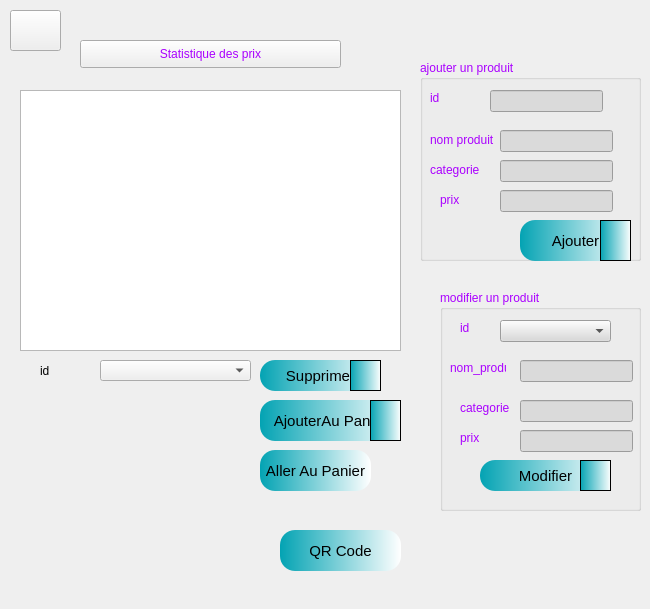
        <widget class="QWidget" name="tab_16">
         <attribute name="title">
          <string>produit</string>
         </attribute>
         <widget class="QComboBox" name="list_supp">
          <property name="geometry">
           <rect>
            <x>100</x>
            <y>360</y>
            <width>151</width>
            <height>21</height>
           </rect>
          </property>
         </widget>
         <widget class="QPushButton" name="supp">
          <property name="geometry">
           <rect>
            <x>260</x>
            <y>360</y>
            <width>121</width>
            <height>31</height>
           </rect>
          </property>
          <property name="styleSheet">
           <string notr="true">QPushButton{
	font-size: 15px;
	background: qlineargradient(spread:repeat, x1:0, y1:0, x2:1, y2:0, stop:0 rgba(3, 163, 179, 255), stop:1 rgba(255, 255, 255, 255));
	border-radius: 15px;
}

QPushButton:hover{
	font-size: 15px;
	background: BLUE;
	border-radius: 15px;
}</string>
          </property>
          <property name="text">
           <string>Supprimer</string>
          </property>
         </widget>
         <widget class="QLabel" name="label_33">
          <property name="geometry">
           <rect>
            <x>40</x>
            <y>360</y>
            <width>61</width>
            <height>21</height>
           </rect>
          </property>
          <property name="text">
           <string>id</string>
          </property>
         </widget>
         <widget class="QTableView" name="tabproduits">
          <property name="geometry">
           <rect>
            <x>20</x>
            <y>90</y>
            <width>381</width>
            <height>261</height>
           </rect>
          </property>
          <property name="styleSheet">
           <string notr="true"/>
          </property>
         </widget>
         <widget class="QPushButton" name="QRcode">
          <property name="geometry">
           <rect>
            <x>280</x>
            <y>530</y>
            <width>121</width>
            <height>41</height>
           </rect>
          </property>
          <property name="styleSheet">
           <string notr="true">QPushButton{
	font-size: 15px;
	background: qlineargradient(spread:repeat, x1:0, y1:0, x2:1, y2:0, stop:0 rgba(3, 163, 179, 255), stop:1 rgba(255, 255, 255, 255));
	border-radius: 15px;
}

QPushButton:hover{
	font-size: 15px;
	background: BLUE;
	border-radius: 15px;
}</string>
          </property>
          <property name="text">
           <string>QR Code</string>
          </property>
         </widget>
         <widget class="QLabel" name="qrlabel">
          <property name="enabled">
           <bool>true</bool>
          </property>
          <property name="geometry">
           <rect>
            <x>40</x>
            <y>400</y>
            <width>200</width>
            <height>200</height>
           </rect>
          </property>
          <property name="sizePolicy">
           <sizepolicy hsizetype="Fixed" vsizetype="Fixed">
            <horstretch>0</horstretch>
            <verstretch>0</verstretch>
           </sizepolicy>
          </property>
          <property name="minimumSize">
           <size>
            <width>200</width>
            <height>200</height>
           </size>
          </property>
          <property name="maximumSize">
           <size>
            <width>200</width>
            <height>200</height>
           </size>
          </property>
          <property name="text">
           <string/>
          </property>
         </widget>
         <widget class="QPushButton" name="statprix">
          <property name="geometry">
           <rect>
            <x>80</x>
            <y>40</y>
            <width>261</width>
            <height>28</height>
           </rect>
          </property>
          <property name="styleSheet">
           <string notr="true">color:#aa00ff;
font: 75 12pt &quot;MS Shell Dlg 2&quot;;</string>
          </property>
          <property name="text">
           <string>Statistique des prix</string>
          </property>
         </widget>
         <widget class="QGroupBox" name="groupBox_17">
          <property name="geometry">
           <rect>
            <x>420</x>
            <y>60</y>
            <width>221</width>
            <height>201</height>
           </rect>
          </property>
          <property name="palette">
           <palette>
            <active>
             <colorrole role="WindowText">
              <brush brushstyle="SolidPattern">
               <color alpha="255">
                <red>170</red>
                <green>0</green>
                <blue>255</blue>
               </color>
              </brush>
             </colorrole>
             <colorrole role="Button">
              <brush brushstyle="SolidPattern">
               <color alpha="255">
                <red>218</red>
                <green>218</green>
                <blue>218</blue>
               </color>
              </brush>
             </colorrole>
             <colorrole role="Base">
              <brush brushstyle="SolidPattern">
               <color alpha="255">
                <red>218</red>
                <green>218</green>
                <blue>218</blue>
               </color>
              </brush>
             </colorrole>
             <colorrole role="Window">
              <brush brushstyle="SolidPattern">
               <color alpha="255">
                <red>218</red>
                <green>218</green>
                <blue>218</blue>
               </color>
              </brush>
             </colorrole>
            </active>
            <inactive>
             <colorrole role="WindowText">
              <brush brushstyle="SolidPattern">
               <color alpha="255">
                <red>170</red>
                <green>0</green>
                <blue>255</blue>
               </color>
              </brush>
             </colorrole>
             <colorrole role="Button">
              <brush brushstyle="SolidPattern">
               <color alpha="255">
                <red>218</red>
                <green>218</green>
                <blue>218</blue>
               </color>
              </brush>
             </colorrole>
             <colorrole role="Base">
              <brush brushstyle="SolidPattern">
               <color alpha="255">
                <red>218</red>
                <green>218</green>
                <blue>218</blue>
               </color>
              </brush>
             </colorrole>
             <colorrole role="Window">
              <brush brushstyle="SolidPattern">
               <color alpha="255">
                <red>218</red>
                <green>218</green>
                <blue>218</blue>
               </color>
              </brush>
             </colorrole>
            </inactive>
            <disabled>
             <colorrole role="WindowText">
              <brush brushstyle="SolidPattern">
               <color alpha="255">
                <red>120</red>
                <green>120</green>
                <blue>120</blue>
               </color>
              </brush>
             </colorrole>
             <colorrole role="Button">
              <brush brushstyle="SolidPattern">
               <color alpha="255">
                <red>218</red>
                <green>218</green>
                <blue>218</blue>
               </color>
              </brush>
             </colorrole>
             <colorrole role="Base">
              <brush brushstyle="SolidPattern">
               <color alpha="255">
                <red>218</red>
                <green>218</green>
                <blue>218</blue>
               </color>
              </brush>
             </colorrole>
             <colorrole role="Window">
              <brush brushstyle="SolidPattern">
               <color alpha="255">
                <red>218</red>
                <green>218</green>
                <blue>218</blue>
               </color>
              </brush>
             </colorrole>
            </disabled>
           </palette>
          </property>
          <property name="title">
           <string>ajouter un produit</string>
          </property>
          <widget class="QLabel" name="label_34">
           <property name="geometry">
            <rect>
             <x>10</x>
             <y>30</y>
             <width>56</width>
             <height>16</height>
            </rect>
           </property>
           <property name="text">
            <string>id</string>
           </property>
          </widget>
          <widget class="QLabel" name="label_35">
           <property name="geometry">
            <rect>
             <x>10</x>
             <y>70</y>
             <width>71</width>
             <height>20</height>
            </rect>
           </property>
           <property name="text">
            <string>nom produit</string>
           </property>
          </widget>
          <widget class="QLabel" name="label_36">
           <property name="geometry">
            <rect>
             <x>10</x>
             <y>100</y>
             <width>61</width>
             <height>20</height>
            </rect>
           </property>
           <property name="text">
            <string>categorie</string>
           </property>
          </widget>
          <widget class="QLabel" name="label_37">
           <property name="geometry">
            <rect>
             <x>20</x>
             <y>130</y>
             <width>61</width>
             <height>20</height>
            </rect>
           </property>
           <property name="text">
            <string>prix</string>
           </property>
          </widget>
          <widget class="QLineEdit" name="id">
           <property name="geometry">
            <rect>
             <x>70</x>
             <y>30</y>
             <width>113</width>
             <height>22</height>
            </rect>
           </property>
          </widget>
          <widget class="QLineEdit" name="lenom_produit">
           <property name="geometry">
            <rect>
             <x>80</x>
             <y>70</y>
             <width>113</width>
             <height>22</height>
            </rect>
           </property>
          </widget>
          <widget class="QLineEdit" name="lecategorie">
           <property name="geometry">
            <rect>
             <x>80</x>
             <y>100</y>
             <width>113</width>
             <height>22</height>
            </rect>
           </property>
          </widget>
          <widget class="QLineEdit" name="leprix">
           <property name="geometry">
            <rect>
             <x>80</x>
             <y>130</y>
             <width>113</width>
             <height>22</height>
            </rect>
           </property>
          </widget>
          <widget class="QPushButton" name="pbajouter">
           <property name="geometry">
            <rect>
             <x>100</x>
             <y>160</y>
             <width>111</width>
             <height>41</height>
            </rect>
           </property>
           <property name="styleSheet">
            <string notr="true">QPushButton{
	font-size: 15px;
	background: qlineargradient(spread:repeat, x1:0, y1:0, x2:1, y2:0, stop:0 rgba(3, 163, 179, 255), stop:1 rgba(255, 255, 255, 255));
	border-radius: 15px;
}

QPushButton:hover{
	font-size: 15px;
	background: BLUE;
	border-radius: 15px;
}</string>
           </property>
           <property name="text">
            <string>Ajouter</string>
           </property>
          </widget>
          <widget class="QFrame" name="frame_48">
           <property name="geometry">
            <rect>
             <x>180</x>
             <y>160</y>
             <width>31</width>
             <height>41</height>
            </rect>
           </property>
           <property name="styleSheet">
            <string notr="true">background-color: qlineargradient(spread:repeat, x1:0, y1:0, x2:1, y2:0, stop:0 rgba(3, 163, 179, 255), stop:1 rgba(255, 255, 255, 255));
image: url(:/resource/plus (1).png);</string>
           </property>
           <property name="frameShape">
            <enum>QFrame::StyledPanel</enum>
           </property>
           <property name="frameShadow">
            <enum>QFrame::Raised</enum>
           </property>
          </widget>
         </widget>
         <widget class="QGroupBox" name="groupBox_18">
          <property name="geometry">
           <rect>
            <x>440</x>
            <y>290</y>
            <width>201</width>
            <height>221</height>
           </rect>
          </property>
          <property name="palette">
           <palette>
            <active>
             <colorrole role="WindowText">
              <brush brushstyle="SolidPattern">
               <color alpha="255">
                <red>170</red>
                <green>0</green>
                <blue>255</blue>
               </color>
              </brush>
             </colorrole>
             <colorrole role="Button">
              <brush brushstyle="SolidPattern">
               <color alpha="255">
                <red>218</red>
                <green>218</green>
                <blue>218</blue>
               </color>
              </brush>
             </colorrole>
             <colorrole role="Base">
              <brush brushstyle="SolidPattern">
               <color alpha="255">
                <red>218</red>
                <green>218</green>
                <blue>218</blue>
               </color>
              </brush>
             </colorrole>
             <colorrole role="Window">
              <brush brushstyle="SolidPattern">
               <color alpha="255">
                <red>218</red>
                <green>218</green>
                <blue>218</blue>
               </color>
              </brush>
             </colorrole>
            </active>
            <inactive>
             <colorrole role="WindowText">
              <brush brushstyle="SolidPattern">
               <color alpha="255">
                <red>170</red>
                <green>0</green>
                <blue>255</blue>
               </color>
              </brush>
             </colorrole>
             <colorrole role="Button">
              <brush brushstyle="SolidPattern">
               <color alpha="255">
                <red>218</red>
                <green>218</green>
                <blue>218</blue>
               </color>
              </brush>
             </colorrole>
             <colorrole role="Base">
              <brush brushstyle="SolidPattern">
               <color alpha="255">
                <red>218</red>
                <green>218</green>
                <blue>218</blue>
               </color>
              </brush>
             </colorrole>
             <colorrole role="Window">
              <brush brushstyle="SolidPattern">
               <color alpha="255">
                <red>218</red>
                <green>218</green>
                <blue>218</blue>
               </color>
              </brush>
             </colorrole>
            </inactive>
            <disabled>
             <colorrole role="WindowText">
              <brush brushstyle="SolidPattern">
               <color alpha="255">
                <red>120</red>
                <green>120</green>
                <blue>120</blue>
               </color>
              </brush>
             </colorrole>
             <colorrole role="Button">
              <brush brushstyle="SolidPattern">
               <color alpha="255">
                <red>218</red>
                <green>218</green>
                <blue>218</blue>
               </color>
              </brush>
             </colorrole>
             <colorrole role="Base">
              <brush brushstyle="SolidPattern">
               <color alpha="255">
                <red>218</red>
                <green>218</green>
                <blue>218</blue>
               </color>
              </brush>
             </colorrole>
             <colorrole role="Window">
              <brush brushstyle="SolidPattern">
               <color alpha="255">
                <red>218</red>
                <green>218</green>
                <blue>218</blue>
               </color>
              </brush>
             </colorrole>
            </disabled>
           </palette>
          </property>
          <property name="title">
           <string>modifier un produit</string>
          </property>
          <widget class="QLabel" name="label_38">
           <property name="geometry">
            <rect>
             <x>20</x>
             <y>30</y>
             <width>56</width>
             <height>16</height>
            </rect>
           </property>
           <property name="text">
            <string>id</string>
           </property>
          </widget>
          <widget class="QLabel" name="label_43">
           <property name="geometry">
            <rect>
             <x>10</x>
             <y>70</y>
             <width>56</width>
             <height>16</height>
            </rect>
           </property>
           <property name="text">
            <string>nom_produit</string>
           </property>
          </widget>
          <widget class="QLabel" name="label_44">
           <property name="geometry">
            <rect>
             <x>20</x>
             <y>110</y>
             <width>56</width>
             <height>16</height>
            </rect>
           </property>
           <property name="text">
            <string>categorie</string>
           </property>
          </widget>
          <widget class="QLabel" name="label_45">
           <property name="geometry">
            <rect>
             <x>20</x>
             <y>140</y>
             <width>56</width>
             <height>16</height>
            </rect>
           </property>
           <property name="text">
            <string>prix</string>
           </property>
          </widget>
          <widget class="QLineEdit" name="nommod">
           <property name="geometry">
            <rect>
             <x>80</x>
             <y>70</y>
             <width>113</width>
             <height>22</height>
            </rect>
           </property>
          </widget>
          <widget class="QLineEdit" name="categoriemod">
           <property name="geometry">
            <rect>
             <x>80</x>
             <y>110</y>
             <width>113</width>
             <height>22</height>
            </rect>
           </property>
          </widget>
          <widget class="QLineEdit" name="prixmod">
           <property name="geometry">
            <rect>
             <x>80</x>
             <y>140</y>
             <width>113</width>
             <height>22</height>
            </rect>
           </property>
          </widget>
          <widget class="QPushButton" name="modifierprod">
           <property name="geometry">
            <rect>
             <x>40</x>
             <y>170</y>
             <width>131</width>
             <height>31</height>
            </rect>
           </property>
           <property name="styleSheet">
            <string notr="true">QPushButton{
	font-size: 15px;
	background: qlineargradient(spread:repeat, x1:0, y1:0, x2:1, y2:0, stop:0 rgba(3, 163, 179, 255), stop:1 rgba(255, 255, 255, 255));
	border-radius: 15px;
}

QPushButton:hover{
	font-size: 15px;
	background: BLUE;
	border-radius: 15px;
}</string>
           </property>
           <property name="text">
            <string>Modifier</string>
           </property>
          </widget>
          <widget class="QComboBox" name="idmod">
           <property name="geometry">
            <rect>
             <x>60</x>
             <y>30</y>
             <width>111</width>
             <height>22</height>
            </rect>
           </property>
          </widget>
          <widget class="QFrame" name="frame_50">
           <property name="geometry">
            <rect>
             <x>140</x>
             <y>170</y>
             <width>31</width>
             <height>31</height>
            </rect>
           </property>
           <property name="styleSheet">
            <string notr="true">background-color: qlineargradient(spread:repeat, x1:0, y1:0, x2:1, y2:0, stop:0 rgba(3, 163, 179, 255), stop:1 rgba(255, 255, 255, 255));
image: url(:/resource/edit .png);</string>
           </property>
           <property name="frameShape">
            <enum>QFrame::StyledPanel</enum>
           </property>
           <property name="frameShadow">
            <enum>QFrame::Raised</enum>
           </property>
          </widget>
         </widget>
         <widget class="QPushButton" name="retour2fp">
          <property name="geometry">
           <rect>
            <x>10</x>
            <y>10</y>
            <width>51</width>
            <height>41</height>
           </rect>
          </property>
          <property name="styleSheet">
           <string notr="true">border-image: url(:/resource/login.png);</string>
          </property>
          <property name="text">
           <string/>
          </property>
         </widget>
         <widget class="QFrame" name="frame_49">
          <property name="geometry">
           <rect>
            <x>350</x>
            <y>360</y>
            <width>31</width>
            <height>31</height>
           </rect>
          </property>
          <property name="styleSheet">
           <string notr="true">background-color: qlineargradient(spread:repeat, x1:0, y1:0, x2:1, y2:0, stop:0 rgba(3, 163, 179, 255), stop:1 rgba(255, 255, 255, 255));
image: url(:/resource/cancel (1).png);</string>
          </property>
          <property name="frameShape">
           <enum>QFrame::StyledPanel</enum>
          </property>
          <property name="frameShadow">
           <enum>QFrame::Raised</enum>
          </property>
         </widget>
         <widget class="QPushButton" name="modifieaupanier">
          <property name="geometry">
           <rect>
            <x>260</x>
            <y>400</y>
            <width>141</width>
            <height>41</height>
           </rect>
          </property>
          <property name="styleSheet">
           <string notr="true">QPushButton{
	font-size: 15px;
	background: qlineargradient(spread:repeat, x1:0, y1:0, x2:1, y2:0, stop:0 rgba(3, 163, 179, 255), stop:1 rgba(255, 255, 255, 255));
	border-radius: 15px;
}

QPushButton:hover{
	font-size: 15px;
	background: BLUE;
	border-radius: 15px;
}</string>
          </property>
          <property name="text">
           <string>AjouterAu Panier</string>
          </property>
         </widget>
         <widget class="QPushButton" name="modifieaupanier_2">
          <property name="geometry">
           <rect>
            <x>260</x>
            <y>450</y>
            <width>111</width>
            <height>41</height>
           </rect>
          </property>
          <property name="styleSheet">
           <string notr="true">QPushButton{
	font-size: 15px;
	background: qlineargradient(spread:repeat, x1:0, y1:0, x2:1, y2:0, stop:0 rgba(3, 163, 179, 255), stop:1 rgba(255, 255, 255, 255));
	border-radius: 15px;
}

QPushButton:hover{
	font-size: 15px;
	background: BLUE;
	border-radius: 15px;
}</string>
          </property>
          <property name="text">
           <string>Aller Au Panier</string>
          </property>
         </widget>
         <widget class="QFrame" name="frame_66">
          <property name="geometry">
           <rect>
            <x>370</x>
            <y>400</y>
            <width>31</width>
            <height>41</height>
           </rect>
          </property>
          <property name="styleSheet">
           <string notr="true">background-color: qlineargradient(spread:repeat, x1:0, y1:0, x2:1, y2:0, stop:0 rgba(3, 163, 179, 255), stop:1 rgba(255, 255, 255, 255));
image: url(:/resource/plus (1).png);</string>
          </property>
          <property name="frameShape">
           <enum>QFrame::StyledPanel</enum>
          </property>
          <property name="frameShadow">
           <enum>QFrame::Raised</enum>
          </property>
         </widget>
        </widget>
